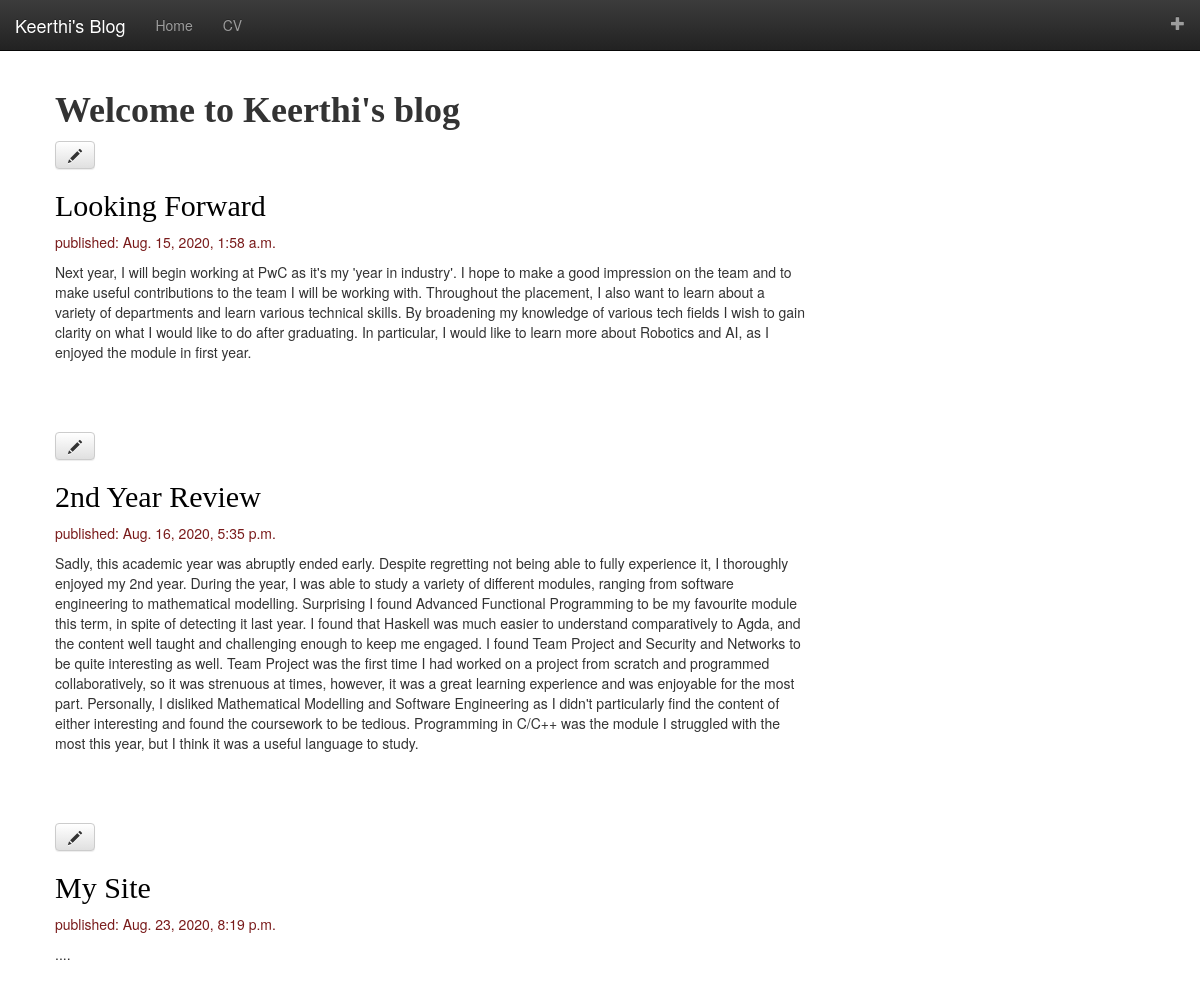
The app's page / (signed in) with its own data.
### blog/models.py (models this page shows, shortened)
class Post(models.Model):
    author = models.ForeignKey(settings.AUTH_USER_MODEL, on_delete=models.CASCADE)
    title = models.CharField(max_length=200)
    text = models.TextField()
    created_date = models.DateTimeField(default=timezone.now)
    published_date = models.DateTimeField(blank=True, null=True)

### blog/views.py (the view)
# urls.py: path('', views.post_list, name='post_list'),
def post_list(request):
    posts = Post.objects.filter(published_date__lte=timezone.now()).order_by('published_date')
    return render(request, 'blog/post_list.html', {'posts' : posts})

### blog/templates/blog/post_list.html
{% extends 'blog/base.html' %}
{% block header %}
    {% if user.is_authenticated %}
        <ul class="nav navbar-nav navbar-right">
            <li><a href="{% url 'post_new' %}"><span class="glyphicon glyphicon-plus"></span></a></li>
        </ul>
    {% endif %}
{% endblock %}
{% block content %}
    <div class="Title">
        <h1><strong>Welcome to Keerthi's blog</strong></h1>
    </div>
    {% for post in posts %}
        <div class="post">
            {% if user.is_authenticated %}
            <a class="btn btn-default" href="{% url 'post_edit' pk=post.pk %}"><span class="glyphicon glyphicon-pencil"></sp
            an></a>
            {% endif %}
            <h2><a href="{% url 'post_detail' pk=post.pk %}">{{ post.title }}</a></h2>
                <div class="date">
                    <p>published: {{ post.published_date }}</p>
                </div>
            <p>{{ post.text|linebreaksbr }}</p>
        </div>
    {% endfor %}
{% endblock %}

### blog/static/css/blog.css (style rules this page uses)
h1, h2, h3, h4 { font-family: "Times New Roman", Times, serif; }
.date { color: #791b1b; }
.post { margin-bottom: 70px; }
.post h2 a, .post h2 a:visited { color: #000000; }
.Eduction h1, h2, h3 { color: #791b1b; }

### records on screen
Post: title "Looking Forward", published_date "Aug. 15, 2020, 1:58 a.m.", text "Next year, I will begin working at PwC as it's my 'year in industry'. I hope to make a good impression on the team and to make useful contributions to the team I will be working with. Throughout the placement, I also want to learn about a variety of departments and learn various technical skills. By broadening my knowledge of various tech fields I wish to gain clarity on what I would like to do after graduating. In particular, I would like to learn more about Robotics and AI, as I enjoyed the module in first year."
Post: title "2nd Year Review", published_date "Aug. 16, 2020, 5:35 p.m.", text "Sadly, this academic year was abruptly ended early. Despite regretting not being able to fully experience it, I thoroughly enjoyed my 2nd year. During the year, I was able to study a variety of different modules, ranging from software engineering to mathematical modelling. Surprising I found Advanced Functional Programming to be my favourite module this term, in spite of detecting it last year. I found that Haskell was much easier to understand comparatively to Agda, and the content well taught and challenging enough to keep me engaged. I found Team Project and Security and Networks to be quite interesting as well. Team Project was the first time I had worked on a project from scratch and…"
Post: title "My Site", published_date "Aug. 23, 2020, 8:19 p.m.", text "...."
